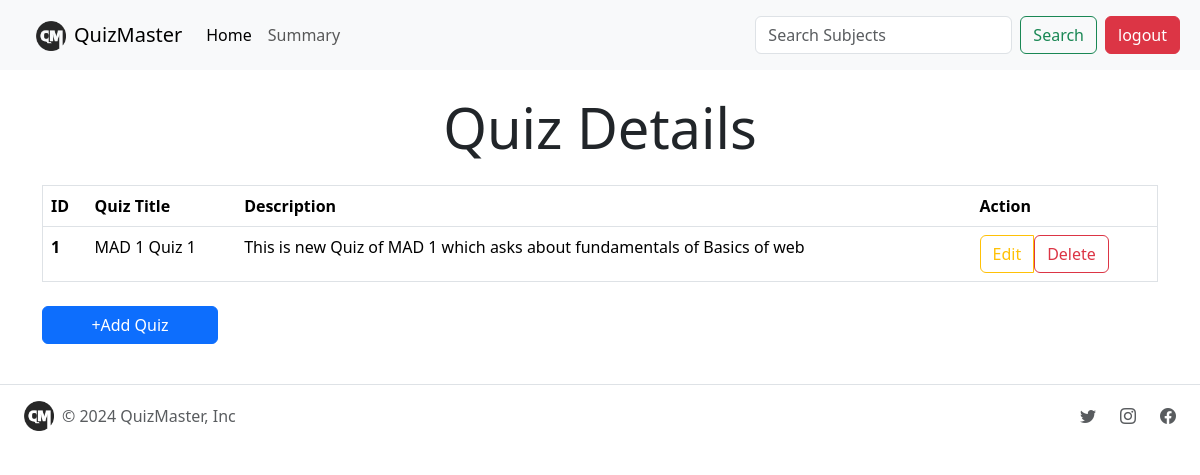
Page /admin-dashboard/add-quiz/1 (signed in) on the committed database.
### app/models.py (models this page shows)
class Quiz(db.Model):
    __tablename__ = 'quiz'
    id = db.Column(db.Integer, primary_key=True)
    quiz_title = db.Column(db.String(80), nullable=False)
    chapter_id = db.Column(db.Integer, db.ForeignKey('chapter.id', ondelete="CASCADE"), nullable=False)
    date_of_quiz = db.Column(db.Date, nullable=False)
    time_duration = db.Column(db.Integer, nullable=False)
    total_questions = db.Column(db.Integer, nullable=False)
    remarks = db.Column(db.String(120))
    scores = db.relationship('Scores', backref='quiz', cascade="all, delete-orphan")
    questions = db.relationship('Questions', backref='quiz', cascade="all, delete-orphan")

### app/routes.py (the view)
@main.route("/admin-dashboard/add-quiz/<int:chapter_id>", methods=["GET", "POST"])
@login_required
def add_quiz(chapter_id):
    if request.method == "GET":
        quizzes = Quiz.query.filter_by(chapter_id=chapter_id).all()
        return render_template("admin-add-quiz.html", quizzes=quizzes, logged_in=session.get('logged_in'), username=session.get('username'), chapter_id=chapter_id)

### app/routes.py (called while the page is built)
def login_required(f):
    @wraps(f)
    def decorated_function(*args, **kwargs):
        if not session.get("logged_in"):
            return redirect(url_for("main.login"))
        return f(*args, **kwargs)
    return decorated_function

### app/templates/admin-add-quiz.html (shortened to what this page needs)
<!DOCTYPE html>
<html lang="en">
<head>
  <link href="https://cdn.jsdelivr.net/npm/bootstrap@5.3.3/dist/css/bootstrap.min.css" rel="stylesheet"
>
  <link href="https://cdn.jsdelivr.net/npm/bootstrap-icons/font/bootstrap-icons.css" rel="stylesheet">
</head>
<body>
  <nav class="navbar navbar-expand-lg bg-body-tertiary">
    <div class="container-fluid">
      <a class="navbar-brand ms-4" href="{{url_for('main.admin_dash')}}">
        <img src="{{ url_for('static', filename='images/logo-rmbg.png') }}" alt="Logo" width="30" height="30"
          class="d-inline-block align-text-top me-2">QuizMaster</a>
      <div class="collapse navbar-collapse" id="navbarSupportedContent">
        <ul class="navbar-nav me-auto mb-2 mb-lg-0">
          <li class="nav-item">
            <a class="nav-link active" aria-current="page" href="{{url_for('main.admin_dash')}}">Home</a>
          </li>
          <li class="nav-item">
            <a class="nav-link" href="{{ url_for('main.summary') }}">Summary</a>
          </li>
        </ul>
        <form class="d-flex" role="search" action="{{url_for('main.admin_dash')}}" method="POST">
          <input name="search" class="form-control me-2" type="search" placeholder="Search Subjects"
            aria-label="Search">
          <button class="btn btn-outline-success" type="submit">Search</button>
        </form>
        {% if logged_in %}
        <a href="{{url_for('main.logout')}}" class="btn btn-danger m-2">logout</a>
        {% else %}
        <a href="{{url_for('main.login')}}" class="btn btn-primary m-2">Login</a>
        {% endif %}
      </div>
    </div>
  </nav>
  <div class="container my-4">
    <h1 class="display-4 text-center">Quiz Details</h1>
    <table class="table my-4 border">
      <thead>
        <tr>
          <th scope="col">ID</th>
          <th scope="col">Quiz Title</th>
          <th scope="col">Description</th>
          <th scope="col">Action</th>
        </tr>
      </thead>
      <tbody>
        {% for i in quizzes %}
        <tr>
          <th scope="row">{{loop.index}}</th>
          <td>{{i.quiz_title}}</td>
          <td>{{i.remarks}}</td>
          <td><div class="btn-group" role="group" aria-label="Basic mixed styles example">
            <a href="{{url_for('main.start_quiz', quiz_id=i.id)}}" class="btn btn-outline-warning">Edit</a>
            <form action="{{url_for('main.delete_quiz', quiz_id=i.id)}}" method="DELETE">
              <button type="submit" class="btn btn-outline-danger">Delete</button> </td>
        </tr>
        {% endfor %}
      </tbody>
    </table>
    <a href="{{url_for('main.new_quiz', chapter_id=chapter_id)}}" class="btn btn-primary mb-3" style="width: 11rem;">+Add Quiz</a>
  </div>
  <footer class="d-flex flex-wrap justify-content-between align-items-center py-3 my-4 border-top">
    <div class="col-md-4 d-flex align-items-center">
      <a href="/" class="mb-3 me-2 mb-md-0 text-body-secondary text-decoration-none lh-1">
        <img src="{{ url_for('static', filename='images/logo-rmbg.png') }}" class="image-fluid ms-4" width="30" height="30" alt="">
      </a>
      <span class="mb-3 mb-md-0 text-body-secondary">© 2024 QuizMaster, Inc</span>
    </div>
    <ul class="nav col-md-4 justify-content-end list-unstyled d-flex">
      <li class="ms-3"><a class="text-body-secondary" href="#"><i class="bi bi-twitter me-2"></i></a></li>
      <li class="ms-3"><a class="text-body-secondary" href="#"><i class="bi bi-instagram me-2"></i></a></li>
      <li class="ms-3"><a class="text-body-secondary" href="#"><i class="bi bi-facebook me-4"></i></a></li>
    </ul>
  </footer>
</body>
</html>

### app/templates/admin-add-quiz.html (style rules this page uses)
body { animation: fadeIn 0.3s ease-in-out; }

### rows in the picture
Quiz: quiz_title "MAD 1 Quiz 1", remarks "This is new Quiz of MAD 1 which asks about fundamentals of Basics of web"
